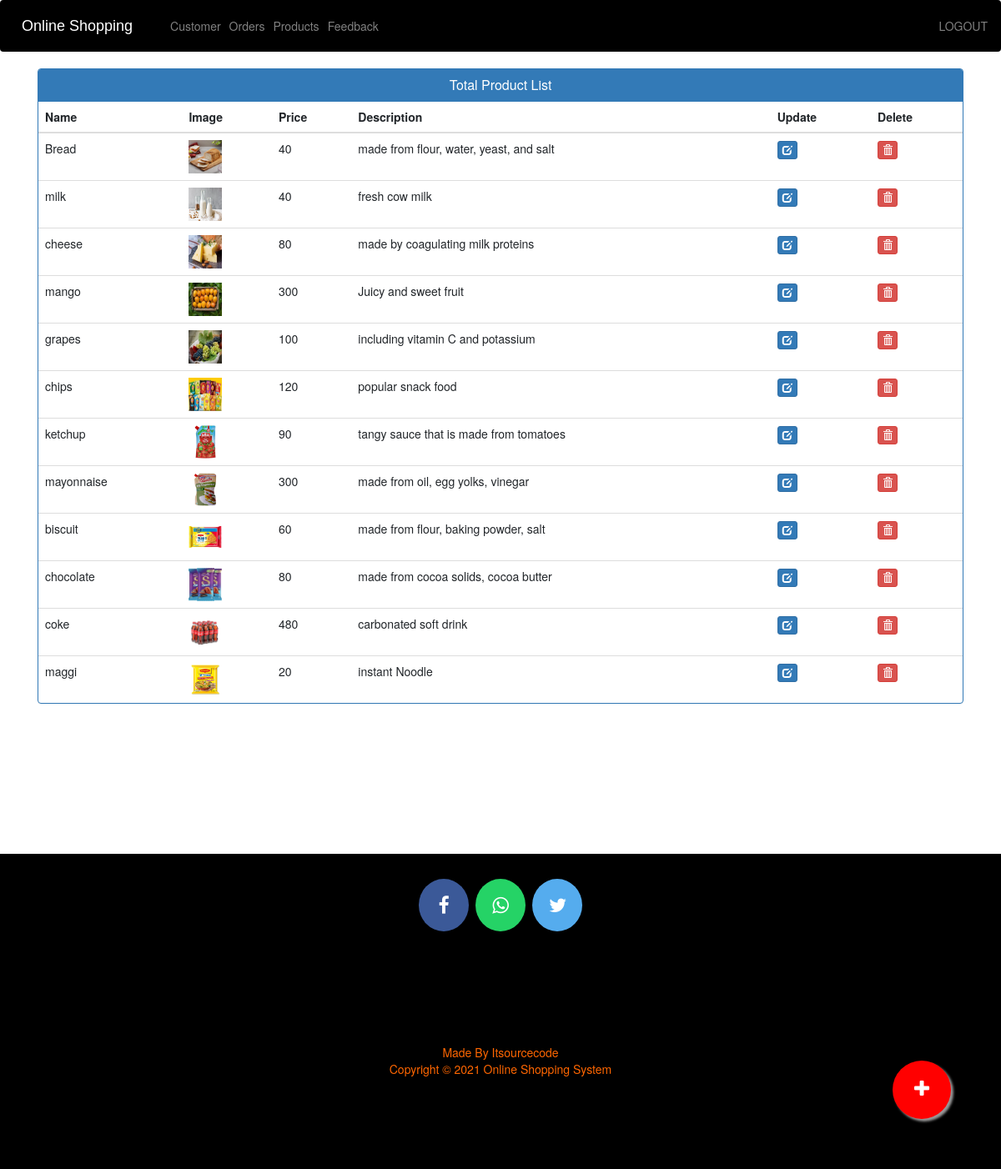
The page /admin-products (signed in) on the database its author committed.
### ecom/models.py (models this page shows, shortened)
class Product(models.Model):
    name=models.CharField(max_length=40)
    product_image= models.ImageField(upload_to='product_image/',null=True,blank=True)
    price = models.PositiveIntegerField()
    description=models.CharField(max_length=40)

### ecom/views.py (the view)
# urls.py: path('admin-products', views.admin_products_view,name='admin-products'),
@login_required(login_url='adminlogin')
def admin_products_view(request):
    products = models.Product.objects.all()
    return render(request, 'ecom/admin_products.html', {'products': products})

### templates/ecom/admin_products.html (shortened to what this page needs)
{% extends 'ecom/admin_base.html' %}
{% load static %}
{% block content %}
<head>
  <link href="//netdna.bootstrapcdn.com/bootstrap/3.0.0/css/bootstrap.min.css" rel="stylesheet" id="bootstrap-css">
</head>
<div class="container">
  <div class="panel panel-primary">
    <div class="panel-heading">
      <h6 class="panel-title">Total Product List</h6>
    </div>
    <table class="table table-hover" id="dev-table">
      <thead>
        <tr>
          <th>Name</th>
          <th>Image</th>
          <th>Price</th>
          <th>Description</th>
          <th>Update</th>
          <th>Delete</th>
        </tr>
      </thead>
      {% for p in products %}
  {% if p %}
      <tr>
        <td> {{p.name}}</td>
        <td> <img src="{% static p.product_image.url %}" alt="Profile Pic" height="40px" width="40px" /></td>
        <td>{{p.price}}</td>
        <td>{{p.description}}</td>
        <td><a class="btn btn-primary btn-xs" href="{% url 'update-product' p.id  %}"><span class="glyphicon glyphicon-edit"></span></a></td>
        <td><a class="btn btn-danger btn-xs" href="{% url 'delete-product' p.id  %}"><span class="glyphicon glyphicon-trash"></span></a></td>
      </tr>
      {%else%}
      <br><br><br>
      <h1>no products</h1>
      {% endif %}
      {% endfor %}
    </table>
  </div>
</div>
<a href="/admin-add-product" class="float">
<i class="fa fa-plus my-float"></i>
</a>
{% endblock content %}

### templates/ecom/admin_base.html (style rules this page uses)
.fa { font-size: 23px; width: 60px; text-align: center; text-decoration: none; margin: 5px 2px; border-radius: 50%; }

### templates/ecom/admin_products.html (style rules this page uses)
a:link { text-decoration: none; }
h6 { text-align: center; }
.float { position:fixed; width:70px; height:70px; bottom:60px; right:60px; background-color:red; color:#FFF; border-radius:50px; text-align:center; box-shadow: 3px 3px 3px #999; }
.my-float { margin-top:22px; }

### rows shown on the page
Product: name "Bread", product_image (picture), price "40", description "made from flour, water, yeast, and salt"
Product: name "milk", product_image (picture), price "40", description "fresh cow milk"
Product: name "cheese", product_image (picture), price "80", description "made by coagulating milk proteins"
Product: name "mango", product_image (picture), price "300", description "Juicy and sweet fruit"
Product: name "grapes", product_image (picture), price "100", description "including vitamin C and potassium"
Product: name "chips", product_image (picture), price "120", description "popular snack food"
Product: name "ketchup", product_image (picture), price "90", description "tangy sauce that is made from tomatoes"
Product: name "mayonnaise", product_image (picture), price "300", description "made from oil, egg yolks, vinegar"
Product: name "biscuit", product_image (picture), price "60", description "made from flour, baking powder, salt"
Product: name "chocolate", product_image (picture), price "80", description "made from cocoa solids, cocoa butter"
Product: name "coke", product_image (picture), price "480", description "carbonated soft drink"
Product: name "maggi", product_image (picture), price "20", description "instant Noodle"
